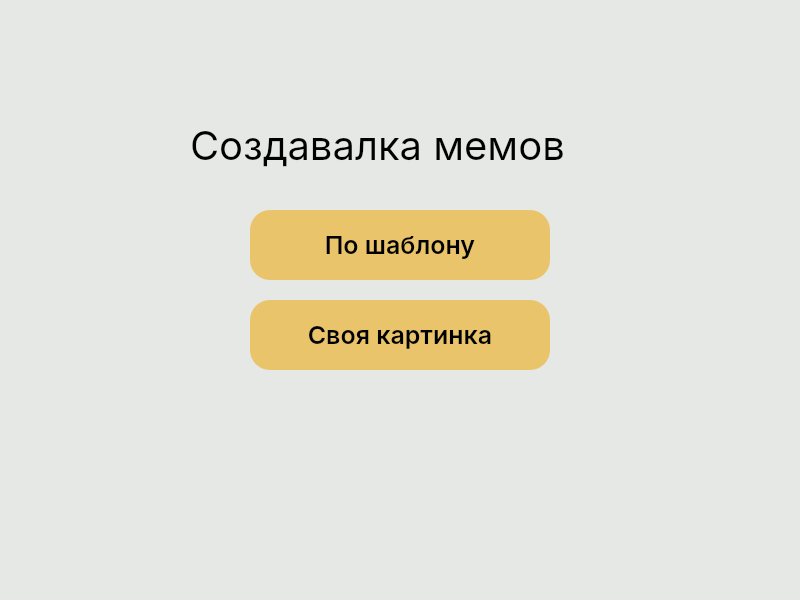
<?xml version="1.0" encoding="UTF-8"?>
<ui version="4.0">
 <class>MainWindow</class>
 <widget class="QMainWindow" name="MainWindow">
  <property name="geometry">
   <rect>
    <x>0</x>
    <y>0</y>
    <width>800</width>
    <height>600</height>
   </rect>
  </property>
  <property name="font">
   <font>
    <pointsize>16</pointsize>
   </font>
  </property>
  <property name="windowTitle">
   <string>MainWindow</string>
  </property>
  <property name="styleSheet">
   <string notr="true">background-color: rgb(230, 232, 230);</string>
  </property>
  <widget class="QWidget" name="centralwidget">
   <widget class="QLabel" name="label">
    <property name="geometry">
     <rect>
      <x>190</x>
      <y>110</y>
      <width>431</width>
      <height>71</height>
     </rect>
    </property>
    <property name="font">
     <font>
      <family>Inter,sans-serif</family>
      <pointsize>30</pointsize>
     </font>
    </property>
    <property name="styleSheet">
     <string notr="true">font-family: Inter,sans-serif;</string>
    </property>
    <property name="text">
     <string>Создавалка мемов</string>
    </property>
   </widget>
   <widget class="QPushButton" name="pushButton_2">
    <property name="geometry">
     <rect>
      <x>250</x>
      <y>210</y>
      <width>300</width>
      <height>70</height>
     </rect>
    </property>
    <property name="font">
     <font>
      <family>Inter,sans-serif</family>
      <pointsize>-1</pointsize>
      <weight>62</weight>
      <bold>true</bold>
     </font>
    </property>
    <property name="styleSheet">
     <string notr="true">QPushButton
{
	font-family: Inter,sans-serif;
	font-size:25px;
	background-color: rgb(233, 196, 106);
	font-weight: 500;
	border-radius: 20px;
}

QPushButton:hover
{
	background-color: rgb(223, 41, 53);
	color: white;
}</string>
    </property>
    <property name="text">
     <string>По шаблону</string>
    </property>
   </widget>
   <widget class="QPushButton" name="pushButton">
    <property name="geometry">
     <rect>
      <x>250</x>
      <y>300</y>
      <width>300</width>
      <height>70</height>
     </rect>
    </property>
    <property name="font">
     <font>
      <family>Inter,sans-serif</family>
      <pointsize>-1</pointsize>
      <weight>62</weight>
      <bold>true</bold>
     </font>
    </property>
    <property name="styleSheet">
     <string notr="true">QPushButton
{
	font-family: Inter,sans-serif;
	font-size:25px;

	background-color: rgb(233, 196, 106);
	font-weight: 500;
	border-radius: 20px;
}

QPushButton:hover
{
	background-color: rgb(223, 41, 53);
	color: white;
}</string>
    </property>
    <property name="text">
     <string>Своя картинка</string>
    </property>
   </widget>
  </widget>
  <widget class="QMenuBar" name="menubar">
   <property name="geometry">
    <rect>
     <x>0</x>
     <y>0</y>
     <width>800</width>
     <height>26</height>
    </rect>
   </property>
  </widget>
  <widget class="QStatusBar" name="statusbar"/>
 </widget>
 <resources/>
 <connections/>
</ui>
